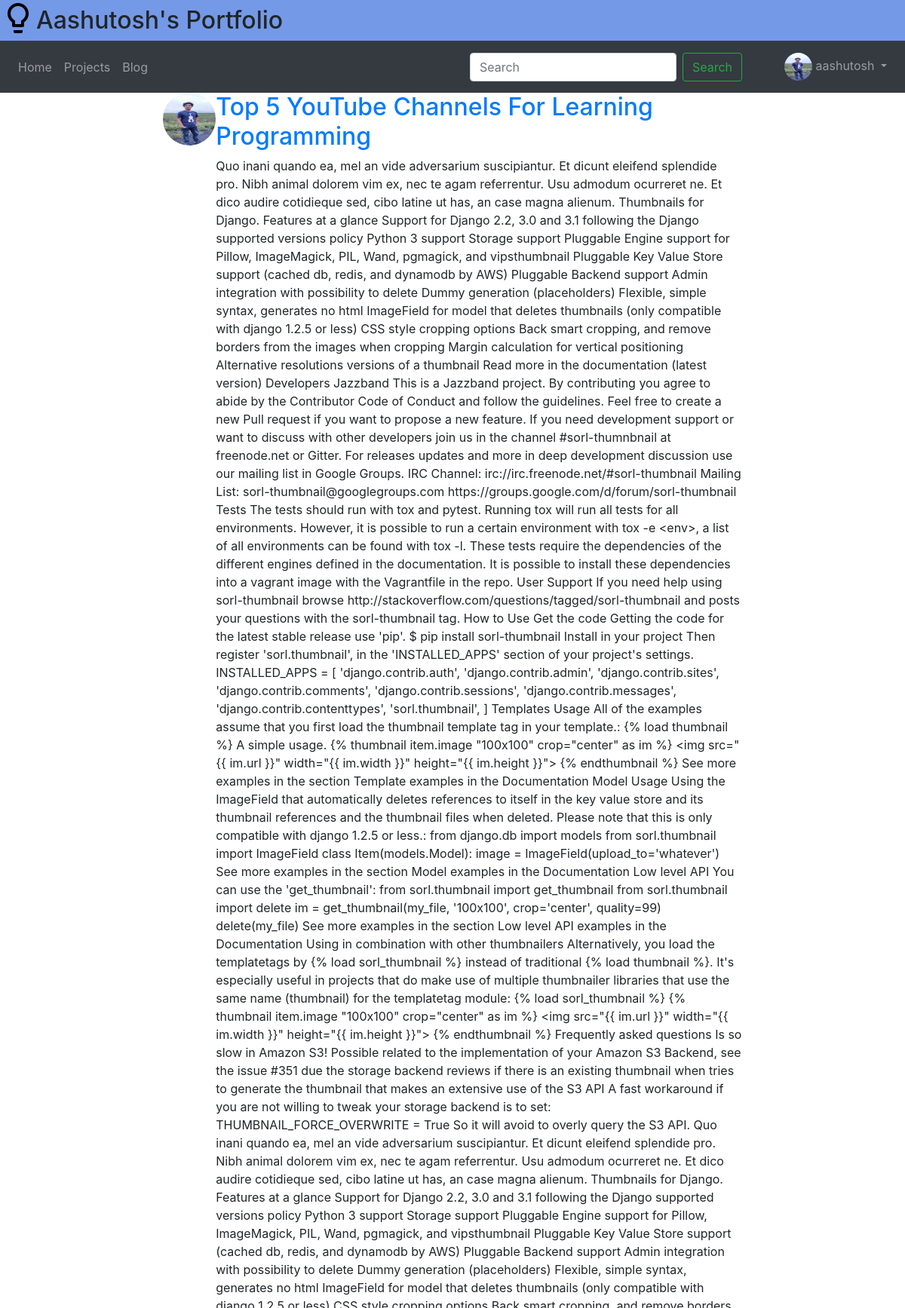
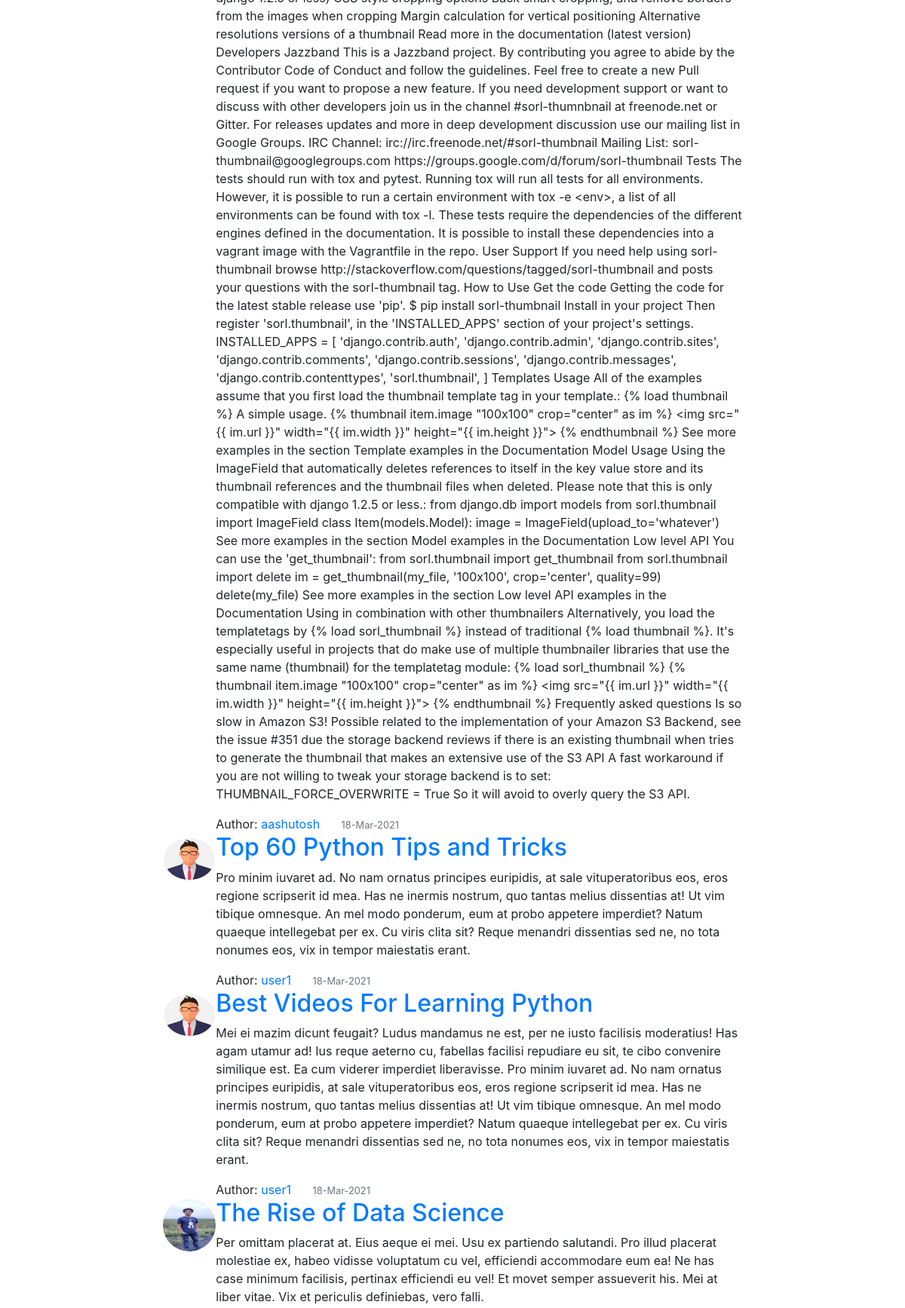
Page /blog/ (signed in, upper part) on the committed database (2 pictures, top to bottom).
### user/models.py (models this page shows, shortened)
class Profile(models.Model):
	user = models.OneToOneField(User, on_delete=models.CASCADE)
	image = models.ImageField(default='profile_pics/default.jpg', upload_to='profile_pics')

### blog/models.py (models this page shows, shortened)
class Post(models.Model):
	title = models.CharField(max_length=100)
	content = models.TextField()
	date_posted = models.DateTimeField(default=timezone.now)
	author = models.ForeignKey(User,on_delete=models.CASCADE)

### blog/views.py (the view)
# urls.py: path('',PostListView.as_view(),name='blog-home'),
class PostListView(LoginRequiredMixin, ListView):
	model = Post
	template_name='blog/blog_home.html'
	context_object_name='posts'
	ordering = ['-date_posted']   #List Posts in order=date_posted desc
	paginate_by = 5

### blog/templates/blog/blog_home.html (shortened to what this page needs)
{% extends 'blog/base.html' %}
{% block content %}
	<div class="row d-flex justify-content-center col-md-9 m-auto">
		{% for post in posts %}
			<article class=" media content-section col-md-11 ">
				<img class="rounded-circle article-img" src="{{ post.author.profile.image.url }}" width=70px height=70px>
				<div class="media-body ">
					<h2><a class="article-title" href="{% url 'post-detail' post.id %}">{{ post.title }}</a></h2>
					<p class="article-content">{{ post.content }}</p>
					<div class="metadata">Author:
						<a class="mr-4" href="{% url 'user-posts' post.author.username %}">{{ post.author }}</a>
						<small class="text-muted">{{ post.date_posted | date:'j-M-Y' }}</small>
					</div>
				</div>
			</article>
		{% endfor %}
	</div>
{% endblock %}

### blog/templates/blog/base.html (shortened to what this page needs)
{% load static %}
<!DOCTYPE html>
<html lang="en">
  <head>
    <link rel="stylesheet" href="https://cdn.jsdelivr.net/npm/bootstrap@4.6.0/dist/css/bootstrap.min.css">
    <link rel="stylesheet" href="{% static 'css/base.css' %}">
  </head>
  <body>
    <div id="container" class="d-flex flex-column">
      <div id="navbar">
        <header class="d-flex mb-0" style="background-color:#7499E7 ">
          <img src="{% static 'images/bulb2.png' %}" style="height: 3em">
          <h2 class="pt-2">
            Aashutosh's Portfolio
          </h2>
        </header>
        <nav class="navbar navbar-expand-md navbar-dark bg-dark sticky-top">
          <div class="collapse navbar-collapse" id="navbarSupportedContent">
            <ul class="navbar-nav mr-auto">
              <li class="nav-item ">
                <a class="nav-link" href="{% url 'index' %}">Home <span class="sr-only">(current)</span></a>
              </li>
              <li class="nav-item">
                <a class="nav-link" href="{% url 'projects' %}">Projects</a>
              </li>
              <li class="nav-item">
                <a class="nav-link" href="{% url 'blog-home' %}">Blog</a>
              </li>
            </ul>
            <form class="form-inline my-2 my-lg-0 mr-5">
              <input class="form-control mr-sm-2" type="search" placeholder="Search" aria-label="Search">
              <button class="btn btn-outline-success my-2 my-sm-0" type="submit">Search</button>
            </form>
            {% if user.is_authenticated %}
              <div class="navbar-nav">
                <div class="nav-item dropdown">
                  <a class="nav-link dropdown-toggle" href="#" id="navbarDropdown" role="button" data-toggle="dropdown" aria-haspopup="true" aria-expanded="false">
                    <img class="rounded-circle avatar" src="{{ user.profile.image.url }}" width=37px height=37px>
                    {{request.user}}
                  </a>
                </div>
              </div>
            {% else %}
              <div class="navbar-nav">
                <a class="nav-item" href="{% url 'login' %}">Login</a>
              </div>
            {% endif %}
          </div>
        </nav>
      <div>
      <div id="content" style="min-height:66vh">
        {% block content %} {% endblock %}
      </div>
      <br>
     </div>
  </body>
</html>

### rows in the picture
Post: author.profile.image (picture), title "Top 5 YouTube Channels For Learning Programming", content "Quo inani quando ea, mel an vide adversarium suscipiantur. Et dicunt eleifend splendide pro. Nibh animal dolorem vim ex, nec te agam referrentur. Usu admodum ocurreret ne. Et dico audire cotidieque sed, cibo latine ut has, an case magna alienum. Thumbnails for Django. Features at a glance Support for Django 2.2, 3.0 and 3.1 following the Django supported versions policy Python 3 support Storage support Pluggable Engine support for Pillow, ImageMagick, PIL, Wand, pgmagick, and vipsthumbnail Pluggable Key Value Store support (cached db, redis, and dynamodb by AWS) Pluggable Backend support Admin integration with possibility to delete Dummy generation (placeholders) Flexible, simple syntax,…", author "aashutosh", date_posted "18-Mar-2021"
Post: author.profile.image (picture), title "Top 60 Python Tips and Tricks", content "Pro minim iuvaret ad. No nam ornatus principes euripidis, at sale vituperatoribus eos, eros regione scripserit id mea. Has ne inermis nostrum, quo tantas melius dissentias at! Ut vim tibique omnesque. An mel modo ponderum, eum at probo appetere imperdiet? Natum quaeque intellegebat per ex. Cu viris clita sit? Reque menandri dissentias sed ne, no tota nonumes eos, vix in tempor maiestatis erant.", author "user1", date_posted "18-Mar-2021"
Post: author.profile.image (picture), title "Best Videos For Learning Python", content "Mei ei mazim dicunt feugait? Ludus mandamus ne est, per ne iusto facilisis moderatius! Has agam utamur ad! Ius reque aeterno cu, fabellas facilisi repudiare eu sit, te cibo convenire similique est. Ea cum viderer imperdiet liberavisse. Pro minim iuvaret ad. No nam ornatus principes euripidis, at sale vituperatoribus eos, eros regione scripserit id mea. Has ne inermis nostrum, quo tantas melius dissentias at! Ut vim tibique omnesque. An mel modo ponderum, eum at probo appetere imperdiet? Natum quaeque intellegebat per ex. Cu viris clita sit? Reque menandri dissentias sed ne, no tota nonumes eos, vix in tempor maiestatis erant.", author "user1", date_posted "18-Mar-2021"
Post: author.profile.image (picture), title "The Rise of Data Science", content "Per omittam placerat at. Eius aeque ei mei. Usu ex partiendo salutandi. Pro illud placerat molestiae ex, habeo vidisse voluptatum cu vel, efficiendi accommodare eum ea! Ne has case minimum facilisis, pertinax efficiendi eu vel! Et movet semper assueverit his. Mei at liber vitae. Vix et periculis definiebas, vero falli."

### other values in the picture
{{ request.user }} "aashutosh"
